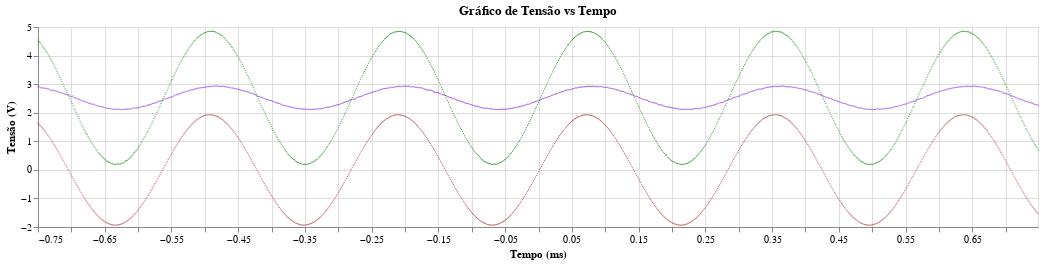
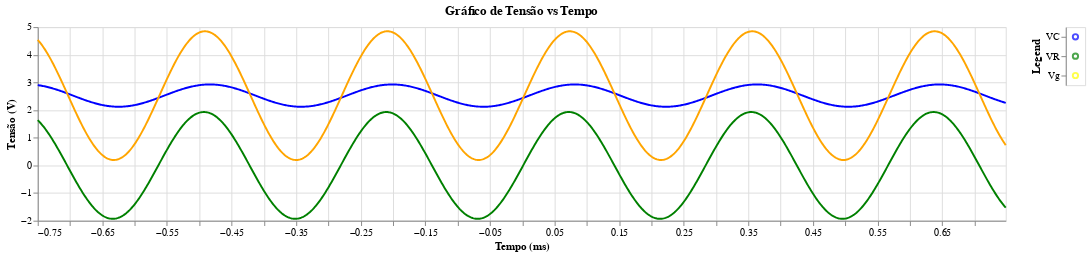

Notebook cell for these charts, in order:
### Code cell
path = "datas/RLC10.csv"
path_s = "results/RLC/RLC 3600/z RLC - 3600.txt"
arg_1 = [3,20,3,3]
arg_2 = [5,20,3,3]
arg_vr = [5,20,3,3]
path_graph = "results/RLC/RLC 3600/graph.png"
path_regres = "results/RLC/RLC 3600/regres.png"
aj.save_datas(path,path_s,path_graph,path_regres,argww=arg_1,argwww=arg_2,argvr=arg_vr)

### Figure 1 — Vega-Lite specification as saved in the notebook (floating-point values rounded to 4 significant figures; data arrays with more than 128 entries replaced by an {"elided": "..."} marker saying what was removed)
{"config": {"view": {"continuousWidth": 300, "continuousHeight": 300}}, "layer": [{"data": {"name": "data-091d82dd7868097110d085cec85aa404"}, "mark": {"type": "circle", "color": "blueviolet", "size": 1.5}, "encoding": {"x": {"field": "Time(s)", "scale": {"domain": [-0.75, 0.7485]}, "title": "Tempo (ms)", "type": "quantitative"}, "y": {"field": "CH2V", "title": "Tensão (V)", "type": "quantitative"}}, "title": "Gráfico de Tensão vs Tempo"}, {"data": {"name": "data-091d82dd7868097110d085cec85aa404"}, "mark": {"type": "circle", "color": "green", "size": 1.5}, "encoding": {"x": {"field": "Time(s)", "scale": {"domain": [-0.75, 0.7485]}, "title": "Tempo (ms)", "type": "quantitative"}, "y": {"field": "CH1V", "title": "Tensão (V)", "type": "quantitative"}}, "title": "Gráfico de Tensão vs Tempo"}, {"data": {"name": "data-524623c80df185bc8eb96c0dc9084f45"}, "mark": {"type": "circle", "color": "brown", "size": 1.5}, "encoding": {"x": {"field": "Time(s)", "scale": {"domain": [-0.75, 0.7485]}, "title": "Tempo (ms)", "type": "quantitative"}, "y": {"field": "U", "title": "Tensão (V)", "type": "quantitative"}}, "title": "Gráfico de Tensão vs Tempo"}], "height": 200, "width": 1000, "$schema": "https://vega.github.io/schema/vega-lite/v5.20.1.json", "datasets": {"data-091d82dd7868097110d085cec85aa404": {"elided": "1000 records"}, "data-524623c80df185bc8eb96c0dc9084f45": {"elided": "1000 records"}}}

### Figure 2 — Vega-Lite specification as saved in the notebook (floating-point values rounded to 4 significant figures; data arrays with more than 128 entries replaced by an {"elided": "..."} marker saying what was removed)
{"config": {"view": {"continuousWidth": 300, "continuousHeight": 300}}, "hconcat": [{"layer": [{"data": {"name": "data-5e21e771ccdff3ca4196377bb1db1c81"}, "mark": {"type": "line", "color": "blue"}, "encoding": {"x": {"field": "Time(s)", "scale": {"domain": [-0.75, 0.7485]}, "title": "Tempo (ms)", "type": "quantitative"}, "y": {"field": "CH2V", "title": "Tensão (V)", "type": "quantitative"}}, "title": "Gráfico de Tensão vs Tempo"}, {"data": {"name": "data-4a9bbea4b546deba7e9c9f67b866d3cb"}, "mark": {"type": "line", "color": "orange"}, "encoding": {"x": {"field": "Time(s)", "scale": {"domain": [-0.75, 0.7485]}, "title": "Tempo (ms)", "type": "quantitative"}, "y": {"field": "CH1V", "title": "Tensão (V)", "type": "quantitative"}}, "title": "Gráfico de Tensão vs Tempo"}, {"data": {"name": "data-371fad9b139bad51111d2779c2a07592"}, "mark": {"type": "line", "color": "green"}, "encoding": {"x": {"field": "Time(s)", "scale": {"domain": [-0.75, 0.7485]}, "title": "Tempo (ms)", "type": "quantitative"}, "y": {"field": "U", "title": "Tensão (V)", "type": "quantitative"}}, "title": "Gráfico de Tensão vs Tempo"}], "height": 200, "width": 1000}, {"data": {"name": "data-86a6f344ed55ecf08446f85bdc2cb8b7"}, "mark": {"type": "point"}, "encoding": {"color": {"field": "Color", "scale": null, "type": "nominal"}, "y": {"axis": {"title": "Legend"}, "field": "Category", "type": "nominal"}}}], "$schema": "https://vega.github.io/schema/vega-lite/v5.20.1.json", "datasets": {"data-5e21e771ccdff3ca4196377bb1db1c81": {"elided": "1000 records"}, "data-4a9bbea4b546deba7e9c9f67b866d3cb": {"elided": "1000 records"}, "data-371fad9b139bad51111d2779c2a07592": {"elided": "1000 records"}, "data-86a6f344ed55ecf08446f85bdc2cb8b7": [{"Category": "VC", "Color": "blue"}, {"Category": "Vg", "Color": "yellow"}, {"Category": "VR", "Color": "green"}]}}
